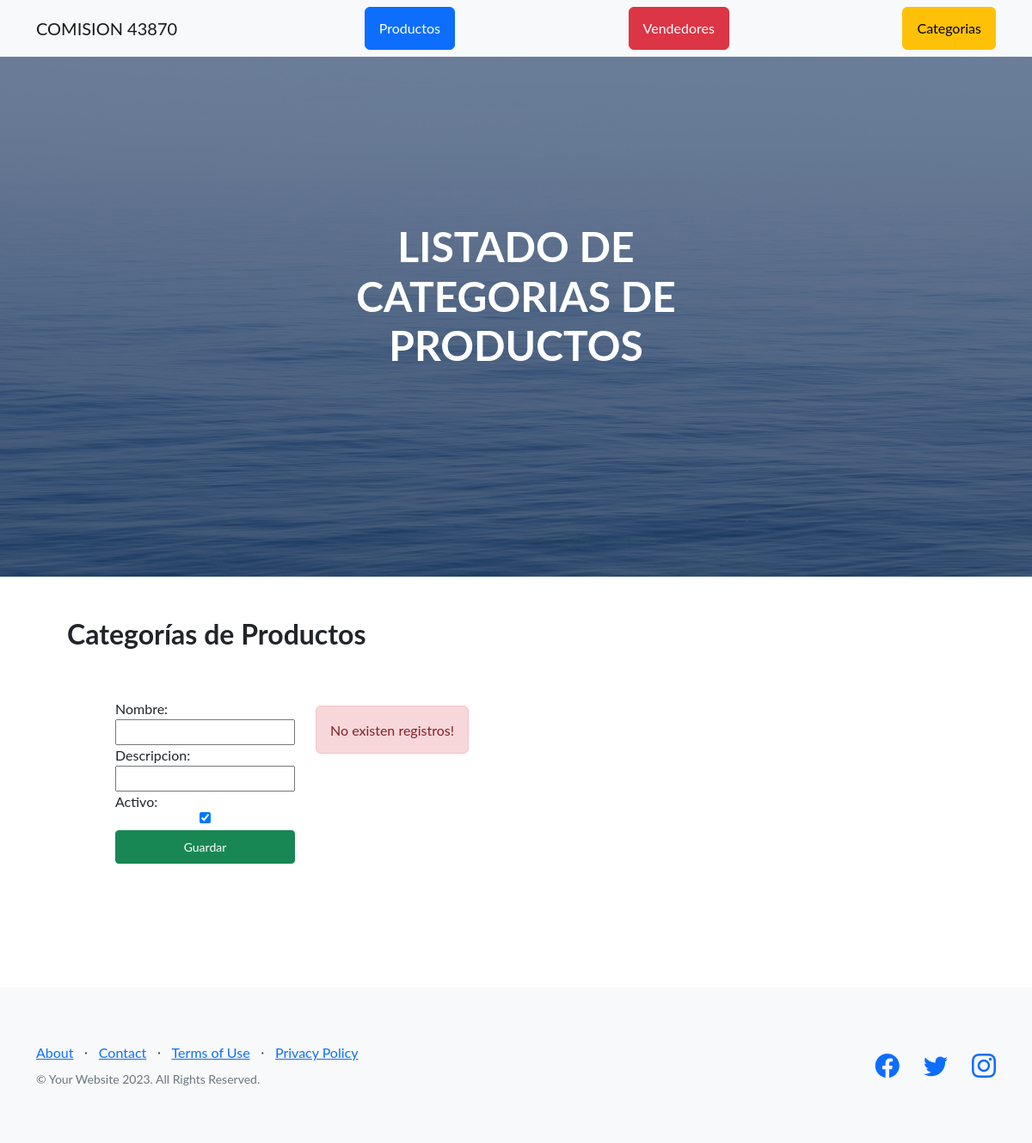
The page /AppCoder/categorias on the database as committed earlier.
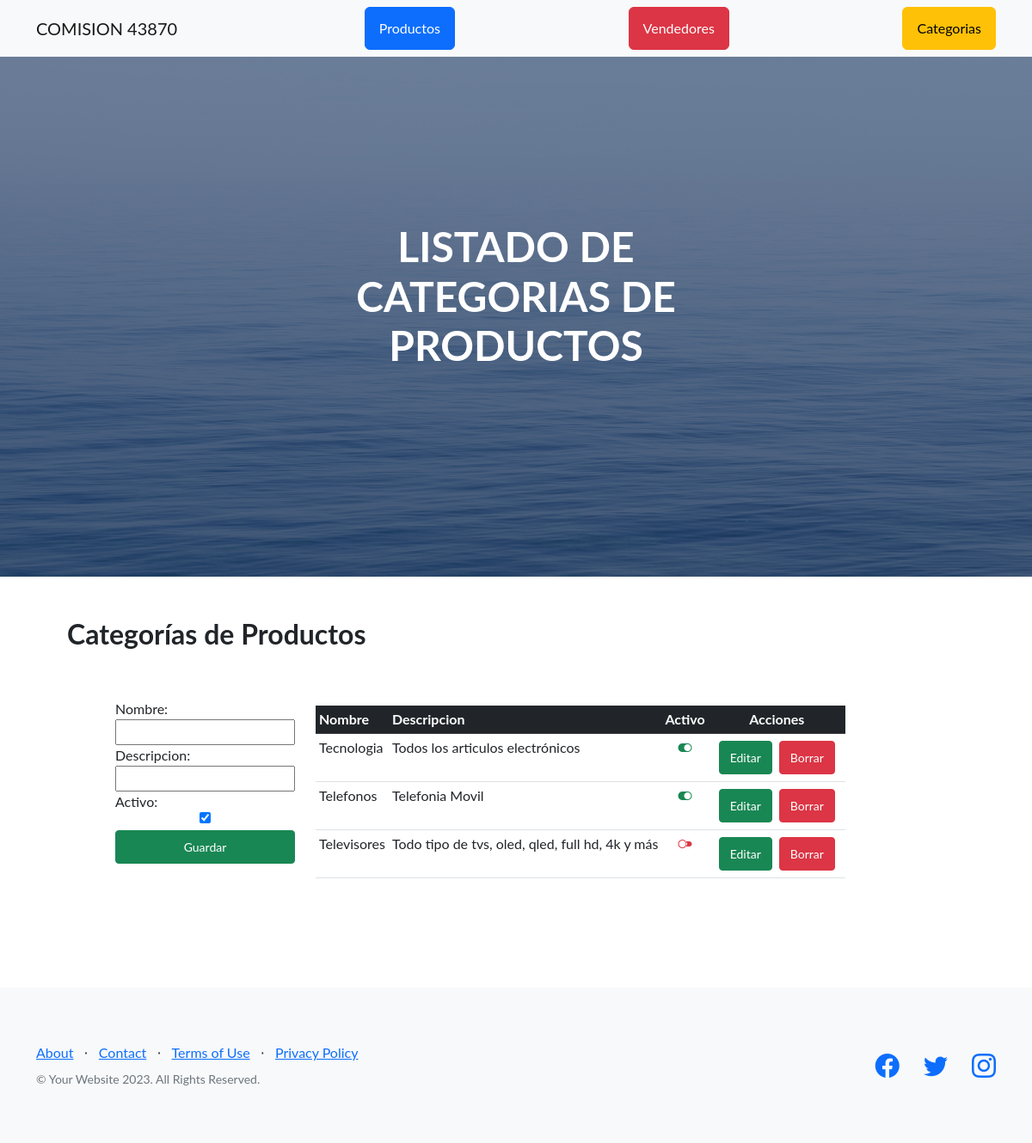
The same page on the database as committed later.
### AppCoder/models.py (models this page shows, shortened)
class Categoria(models.Model):
    nombre      = models.CharField(max_length=50)
    descripcion = models.CharField(max_length=50)
    activo      = models.BooleanField()

### AppCoder/views.py (the view, shortened to what this page needs)
# urls.py: path('categorias', categorias, name="categorias"),
def categorias(request):
    mensaje = ""
    allCategorias = Categoria.objects.all()
    form = CategoriasForm(initial={"activo":True})
    return render(request,
                  "Entrega/categorias.html",
                  {"form":form, "categorias":allCategorias,"mensaje":mensaje})

### AppCoder/forms.py
class CategoriasForm(forms.Form):
    nombre      = forms.CharField(max_length=50)
    descripcion = forms.CharField(max_length=50)
    activo      = forms.BooleanField(required=False)

### AppCoder/templates/Entrega/categorias.html (shortened to what this page needs)
{% extends "Entrega/padre.html" %}
{% load static %}
{% block titulo %} Listado de Categorias de Productos {% endblock %}
{% block contenido_que_cambia %}
    <h2>Categorías de Productos</h2>
    <main class="d-flex p-5">
        <div class="mx-2" style="max-width: 600px;">
            <form action="{% url 'categorias' %}" method="post" class="d-flex flex-column">
                {{ form.as_table }}
                <input type="submit" value="Guardar" class="btn btn-success btn-sm mt-2">
            </form>
        </div>
        <div class="d-flex flex-column mx-2 p-2">
            {% if categorias %}
            <table class="table table-sm">
                <thead class="table-dark">
                    <tr>
                        <th>Nombre</th>
                        <th>Descripcion</th>
                        <th>Activo</th>
                        <th><div class="d-flex justify-content-center">Acciones</div></th>
                    </tr>
                </thead>
                <tbody>
                    {% for categoria in categorias %}
                    <tr>
                        <td>{{ categoria.nombre }}</td>
                        <td>{{ categoria.descripcion }}</td>
                        <td>
                            <div class="d-flex justify-content-center">
                                {% if categoria.activo %}
                                    <i class="bi bi-toggle-on" style="color: #198754;"></i>
                                {% else %}
                                    <i class="bi bi-toggle2-off" style="color: #dc3545;"></i>
                                {% endif %}
                            </div>
                        </td>
                        <td class="p-2">
                            <div class="d-flex justify-content-center">
                                <a href="{% url 'editar_categorias' categoria.id %}" class="btn btn-success btn-sm mx-1">Editar</a>
                                <a href="{% url 'eliminar_categorias' categoria.id %}" class="btn btn-danger btn-sm  mx-1">Borrar</a>
                            </div>
                        </td>
                    </tr>
                    {% endfor %}
                </tbody>
            </table>
            {% else %}
                <div class="alert alert-danger h-25" role="alert">
                    No existen registros!
                </div>
            {% endif %}
        </div>
    </main>
{% endblock %}

### AppCoder/templates/Entrega/padre.html (shortened to what this page needs)
<!DOCTYPE html>
<html lang="en">
    <head>
        {% load static %}
        <link href="https://cdn.jsdelivr.net/npm/bootstrap-icons@1.5.0/font/bootstrap-icons.css" rel="stylesheet" type="text/css" />
        <link href="{% static 'AppCoder/css/styles.css' %}" rel="stylesheet" />
    </head>
    <body>
        <nav class="navbar navbar-light bg-light static-top">
            <div class="container">
                <a class="navbar-brand"    href="{% url 'inicio' %}"         >COMISION 43870</a>
                <a class="btn btn-primary" href="{% url 'listado_productos' %}"     >Productos</a>
                <a class="btn btn-danger"  href="{% url 'listado_vendedores' %}"    >Vendedores</a>
                <a class="btn btn-warning" href="{% url 'categorias' %}">Categorias</a>
            </div>
        </nav>
        <header class="masthead">
            <div class="container position-relative">
                <div class="row justify-content-center">
                    <div class="col-xl-6">
                        <div class="text-center text-white">
                            <h1 class="mb-5" style="text-transform: uppercase;">{% block titulo %} {% endblock %}</h1>
                        </div>
                    </div>
                </div>
            </div>
        </header>
        <section class="container p-5">
            {% block contenido_que_cambia %}
            {% endblock %}
        </section>
        <footer class="footer bg-light">
            <div class="container">
                <div class="row">
                    <div class="col-lg-6 h-100 text-center text-lg-start my-auto">
                        <ul class="list-inline mb-2">
                            <li class="list-inline-item"><a href="#!">About</a></li>
                            <li class="list-inline-item">⋅</li>
                            <li class="list-inline-item"><a href="#!">Contact</a></li>
                            <li class="list-inline-item">⋅</li>
                            <li class="list-inline-item"><a href="#!">Terms of Use</a></li>
                            <li class="list-inline-item">⋅</li>
                            <li class="list-inline-item"><a href="#!">Privacy Policy</a></li>
                        </ul>
                        <p class="text-muted small mb-4 mb-lg-0">&copy; Your Website 2023. All Rights Reserved.</p>
                    </div>
                    <div class="col-lg-6 h-100 text-center text-lg-end my-auto">
                        <ul class="list-inline mb-0">
                            <li class="list-inline-item me-4">
                                <a href="#!"><i class="bi-facebook fs-3"></i></a>
                            </li>
                            <li class="list-inline-item me-4">
                                <a href="#!"><i class="bi-twitter fs-3"></i></a>
                            </li>
                            <li class="list-inline-item">
                                <a href="#!"><i class="bi-instagram fs-3"></i></a>
                            </li>
                        </ul>
                    </div>
                </div>
            </div>
        </footer>
    </body>
</html>

Rows that differ between the two databases and show on the page:
added Categoria: nombre "Tecnologia", descripcion "Todos los articulos electrónicos", activo True (drawn)
added Categoria: nombre "Telefonos", descripcion "Telefonia Movil", activo True (drawn)
added Categoria: nombre "Televisores", descripcion "Todo tipo de tvs, oled, qled, full hd, 4k y más", activo False (drawn)
Other text that changed with them:
text no longer shown: "No existen registros!"
text now shown: "Nombre Descripcion Activo Acciones"
